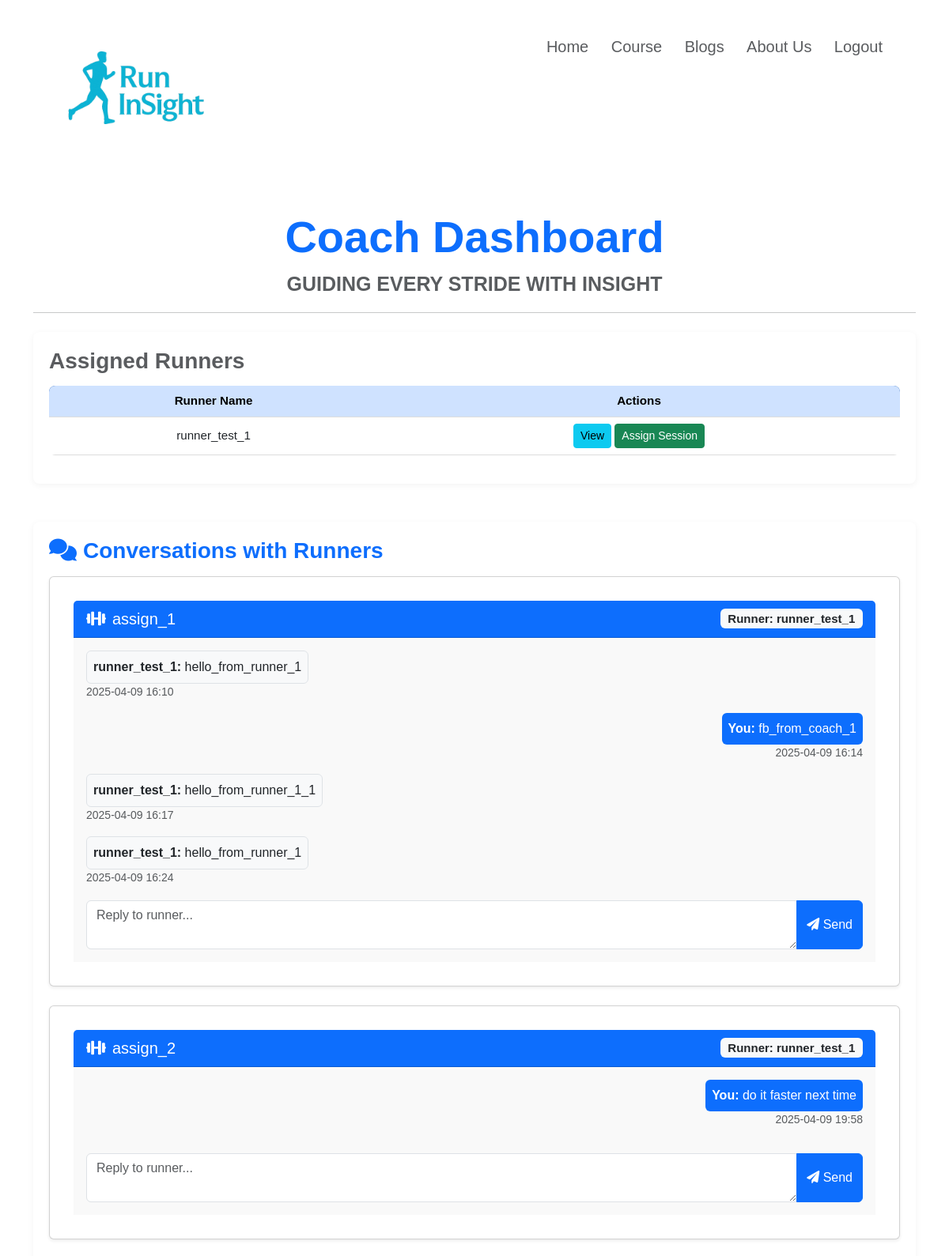
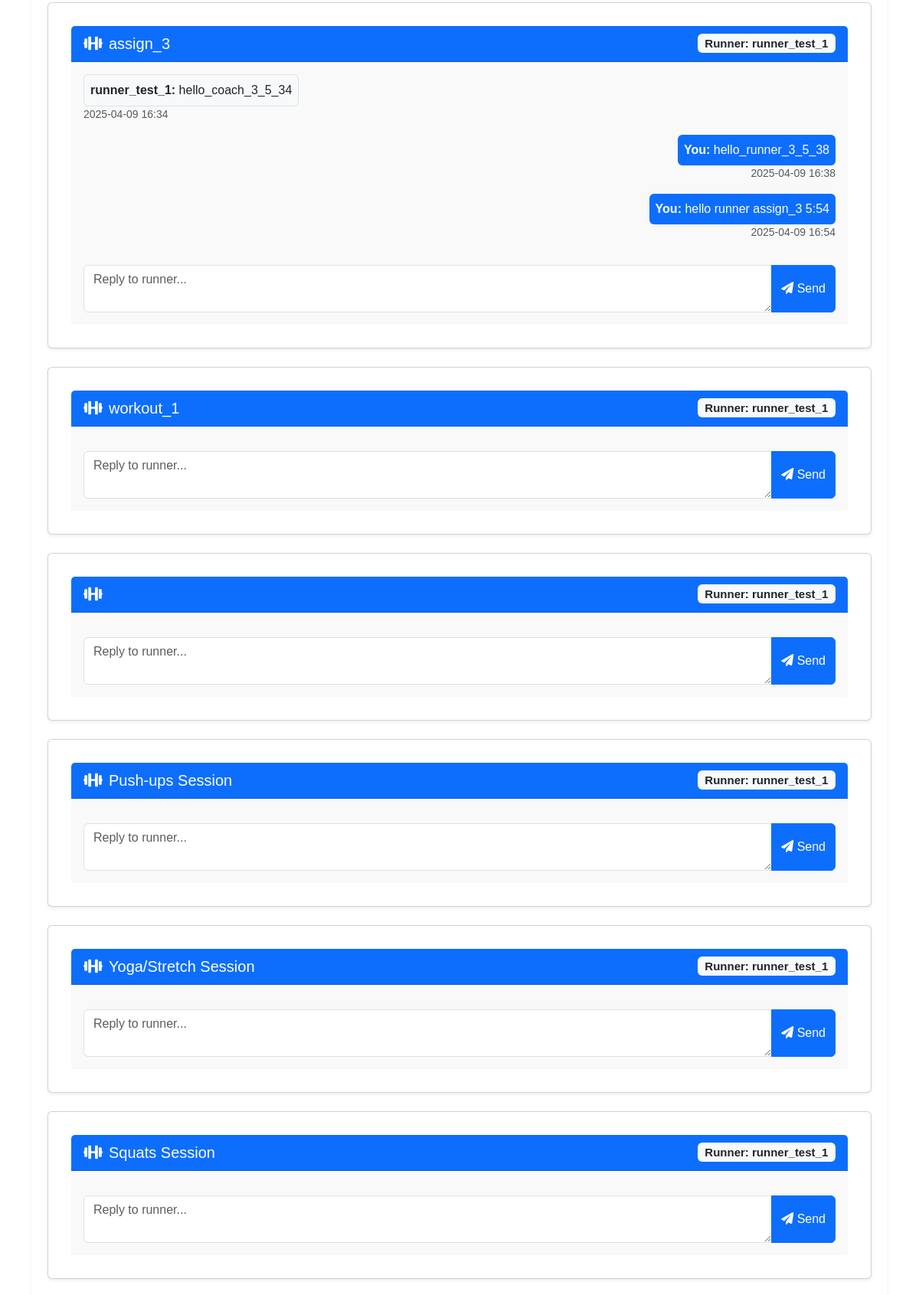
Page /coach (signed in, upper part) on the committed database (2 pictures, top to bottom).
### models.py (models this page shows)
class User(db.Model, UserMixin):
    id = db.Column(db.Integer, primary_key=True)
    username = db.Column(db.String(50), unique=True, nullable=False)
    email = db.Column(db.String(100), unique=True, nullable=False)
    password = db.Column(db.String(200), nullable=False)
    role = db.Column(db.String(10), nullable=False)  # 'runner' or 'coach'
    workouts = db.relationship('Workout', backref='runner', lazy=True, foreign_keys='Workout.user_id')
    assigned_workouts = db.relationship('Workout', backref='assigned_by', lazy=True, foreign_keys='Workout.coach_id')
    feedback_received = db.relationship('Feedback', foreign_keys='Feedback.runner_id', back_populates='runner')
    feedback_given = db.relationship('Feedback', foreign_keys='Feedback.coach_id', back_populates='coach')

class Workout(db.Model):
    id = db.Column(db.Integer, primary_key=True)
    date = db.Column(db.DateTime, nullable=False, default=datetime.utcnow)
    user_id = db.Column(db.Integer, db.ForeignKey('user.id'), nullable=False)  # Runner
    coach_id = db.Column(db.Integer, db.ForeignKey('user.id'), nullable=True)  # Coach who assigned the workout
    name = db.Column(db.String(100), nullable=True)  # Name of workout
    type = db.Column(db.String(50), nullable=True)  # Type of workout: "Workout" or "Strength"
    difficulty = db.Column(db.String(50), nullable=True)  # Difficulty level
    steps = db.Column(db.Text, nullable=True)  # Workout instructions (for running)
    completed = db.Column(db.Boolean, nullable=False, default=False)  # If completed
    perceived_effort = db.Column(db.String(50), nullable=True)
    mood = db.Column(db.String(100), nullable=True)
    fatigue_level = db.Column(db.String(50), nullable=True)
    breathing = db.Column(db.String(50), nullable=True)
    pain_injury = db.Column(db.String(50), nullable=True)
    enjoyment_motivation = db.Column(db.String(100), nullable=True)
    pre_run_fuel = db.Column(db.Float, nullable=False, default=5.0)
    pace = db.Column(db.Float, nullable=True)  # Pace in km/h
    distance = db.Column(db.Float, nullable=True)  # Distance in km
    heart_rate = db.Column(db.Integer, nullable=True)  # Avg heart rate
    time_taken = db.Column(db.Integer, nullable=True)  # Time in minutes
    elevation_gain = db.Column(db.Float, nullable=True)  # Elevation in meters
    temperature = db.Column(db.Float, nullable=True)  # Temp in degrees
    humidity = db.Column(db.Float, nullable=True)  # Humidity in %
    exercise_type = db.Column(db.String(100), nullable=True)
    sets = db.Column(db.Integer, nullable=True)
    reps = db.Column(db.Integer, nullable=True)
    weight = db.Column(db.Float, nullable=True)
    feedbacks = db.relationship('Feedback', back_populates='workout', cascade="all, delete-orphan")

class Feedback(db.Model):
    id = db.Column(db.Integer, primary_key=True)
    runner_id = db.Column(db.Integer, db.ForeignKey('user.id'), nullable=False)
    coach_id = db.Column(db.Integer, db.ForeignKey('user.id'), nullable=False)
    workout_id = db.Column(db.Integer, db.ForeignKey('workout.id'), nullable=False)
    feedback = db.Column(db.Text, nullable=False)
    created_at = db.Column(db.DateTime, default=datetime.utcnow)
    from_runner = db.Column(db.Boolean, nullable=False, default=False)
    runner = db.relationship('User', foreign_keys=[runner_id], back_populates='feedback_received')
    coach = db.relationship('User', foreign_keys=[coach_id], back_populates='feedback_given')
    workout = db.relationship('Workout', foreign_keys=[workout_id], back_populates='feedbacks')

### app.py (the view)
@app.route('/coach', methods=['GET'])
@login_required
def coach_dashboard():
    if session.get('role') != 'coach':
        return redirect(url_for('login'))
    runners = User.query.filter_by(role='runner').all()
    completed_workouts = Workout.query.filter_by(completed=True).all()
    feedbacks = Feedback.query.all()
    return render_template(
        'coach_dashboard.html',
        runners=runners,
        completed_workouts=completed_workouts,
        feedbacks=feedbacks
    )

### app.py (called while the page is built)
@login_manager.user_loader
def load_user(user_id):
    return User.query.get(int(user_id))

### templates/coach_dashboard.html (shortened to what this page needs)
<!DOCTYPE html>
<html lang="en">
<head>
  <link rel="stylesheet" href="{{ url_for('static', filename='css/runner-style.css') }}">
  <link rel="stylesheet" href="https://cdn.jsdelivr.net/npm/bootstrap@5.3.0-alpha3/dist/css/bootstrap.min.css">
    <link rel="stylesheet" href="https://cdnjs.cloudflare.com/ajax/libs/font-awesome/6.0.0-beta3/css/all.min.css">
</head>
<body>
    <section class="header">
    <nav>
        <a href="/home"><img src="../static/img/logo.png" alt=""></a>
        <div class="nav-links" id="navLinks">
        <ul>
            <li><a href="/">Home</a></li>
            <li><a href="/course">Course</a></li>
            <li><a href="/blogs">Blogs</a></li>
            <li><a href="/about">About Us</a></li>
            <li><a href="{{ url_for('logout') }}">Logout</a></li>
        </ul>
        </div>
    </nav>
    </section>
    <div class="container mt-5">
    <div class="text-center mb-4">
        <h1 class="display-4 text-primary">Coach Dashboard</h1>
        <p class="lead text-muted headline" style="font-size: 25px;">GUIDING EVERY STRIDE WITH INSIGHT</p>
        <hr>
    </div>
<div class="section-wrapper">
    <h4 class="section-title">Assigned Runners</h4>
    <table class="table table-hover">
        <thead class="table-primary">
            <tr>
                <th>Runner Name</th>
                <th>Actions</th>
            </tr>
        </thead>
        <tbody>
            {% for runner in runners %}
            <tr>
                <td>{{ runner.username }}</td>
                <td>
                    <a href="{{ url_for('view_runner', runner_id=runner.id) }}" class="btn btn-info btn-sm">View</a>
                    <button class="btn btn-success btn-sm"
                            data-bs-toggle="modal"
                            data-bs-target="#assignWorkoutModal"
                            data-runner-id="{{ runner.id }}">
                        Assign Session
                    </button>
                </td>
            </tr>
            {% endfor %}
        </tbody>
    </table>
</div>
    <div class="section-wrapper mt-5">
        <h4 class="section-title text-primary"><i class="fas fa-comments me-2"></i>Conversations with Runners</h4>
        {% for workout in completed_workouts %}
        <div class="card mb-4 shadow-sm">
            <div class="card-header bg-primary text-white d-flex justify-content-between align-items-center">
            <span><i class="fas fa-dumbbell me-2"></i>{{ workout.name }}</span>
            <span class="badge bg-light text-dark">Runner: {{ workout.runner.username }}</span>
            </div>
            <div class="card-body" style="background-color: #f9f9f9;">
            <div class="chat-box" style="max-height: 300px; overflow-y: auto;">
                {% for fb in feedbacks if fb.workout_id == workout.id %}
                {% if fb.from_runner %}
                    <div class="text-start mb-3">
                    <div class="d-inline-block p-2 bg-light border rounded">
                        <strong>{{ fb.runner.username }}:</strong> {{ fb.feedback }}
                    </div>
                    <div class="text-muted small">{{ fb.created_at.strftime('%Y-%m-%d %H:%M') }}</div>
                    </div>
                {% else %}
                    <div class="text-end mb-3">
                    <div class="d-inline-block text-start p-2 bg-primary text-white rounded">
                        <strong>You:</strong> {{ fb.feedback }}
                    </div>
                    <div class="text-muted small">{{ fb.created_at.strftime('%Y-%m-%d %H:%M') }}</div>
                    </div>
                {% endif %}
                {% endfor %}
            </div>
            <form action="{{ url_for('give_feedback', workout_id=workout.id) }}" method="POST" class="mt-3">
                <div class="input-group">
                <textarea name="feedback" class="form-control" placeholder="Reply to runner..." required></textarea>
                <button type="submit" class="btn btn-primary"><i class="fas fa-paper-plane"></i> Send</button>
                </div>
            </form>
            </div>
        </div>
        {% endfor %}
    </div>
</body>
</html>

### static/css/runner-style.css (style rules this page uses)
* { margin: 0; padding: 0; font-family: 'Poppins', sans-serif; }
p { font-family: 'Poppins', sans-serif; }
.header { width: 100%; background-position: center; background-size: cover; position: relative; }
nav { display: flex; padding: 1.5% 6% 0% 6%; justify-content: space-between; align-items: center; }
nav img { height: 200px; }
.nav-links { flex: 1; text-align: right; }
.nav-links ul li { list-style: none; display: inline-block; padding: 8px 12px; position: relative; bottom: 50px; }
.nav-links ul li ::after { content: ''; width: 0%; height: 2px; background: rgb(10,177,211); display: block; margin: auto; transition: 0.5s; }
.nav-links ul li a { color: rgb(90,92,95); text-decoration: none; font-size: 20px; }
body { background-color: #f5f7fa; font-family: 'Arial', sans-serif; margin: 0; padding: 0; overflow-y: auto; }
.container { min-height: 100vh; padding-bottom: 50px; }
.text-primary { color: #1e294a; font-weight: bold; }
.card { background-color: #ffffff; box-shadow: 0 4px 8px rgba(0, 0, 0, 0.1); border-radius: 8px; padding: 20px; }
.card-header { background-color: #1e294a; color: #ffffff; padding: 15px; border-radius: 8px 8px 0 0; font-size: 1.25rem; }
table th { background-color: #e3f2fd; font-weight: bold; text-align: center; }
table td { text-align: center; vertical-align: middle; }
.btn { padding: 10px 20px; border-radius: 5px; font-weight: bold; transition: all 0.3s ease; }
.btn-success { background-color: #28a745; color: white; font-size: 0.9rem; padding: 8px 14px; border-radius: 5px; }
table { width: 100%; border-collapse: collapse; margin-top: 15px; font-size: 0.95rem; border-radius: 8px; overflow: hidden; }
thead { background-color: #004aad; color: white; text-align: left; }
table th, table td { padding: 12px 16px; border-bottom: 1px solid #ddd; color: black; }
.btn-success { background-color: #28a745; color: white; padding: 8px 12px; border-radius: 5px; text-decoration: none; }
h1, h2, h3, h5, label { font-weight: bold !important; color: #004aad !important; }
h1 { font-size: 3rem; }
.headline { font-weight: bold !important; color: #004aad !important; }
.card { background: #fdfdfd; border-radius: 10px; padding: 30px; box-shadow: 0 4px 10px rgba(0,0,0,0.05); }
.section-wrapper { background-color: #ffffff; border-radius: 8px; padding: 20px; margin-bottom: 30px; box-shadow: 0 2px 8px rgba(0, 0, 0, 0.05); }
.section-title { font-size: 1.75rem; font-weight: 700; color: #5a5c5f; margin-bottom: 15px; font-family: 'Poppins', sans-serif; }

### rows in the picture
User: username "runner_test_1"
Workout: name "assign_1", runner.username "runner_test_1"
Feedback: runner.username "runner_test_1", feedback "hello_from_runner_1", created_at "2025-04-09 16:10"
Feedback: feedback "fb_from_coach_1", created_at "2025-04-09 16:14"
Feedback: runner.username "runner_test_1", feedback "hello_from_runner_1_1", created_at "2025-04-09 16:17"
Feedback: runner.username "runner_test_1", feedback "hello_from_runner_1", created_at "2025-04-09 16:24"
Workout: name "assign_2", runner.username "runner_test_1"
Feedback: feedback "do it faster next time", created_at "2025-04-09 19:58"
Workout: name "assign_3", runner.username "runner_test_1"
Feedback: runner.username "runner_test_1", feedback "hello_coach_3_5_34", created_at "2025-04-09 16:34"
Feedback: feedback "hello_runner_3_5_38", created_at "2025-04-09 16:38"
Feedback: feedback "hello runner assign_3 5:54", created_at "2025-04-09 16:54"
Workout: name "workout_1", runner.username "runner_test_1"
Workout: runner.username "runner_test_1"
Workout: name "Push-ups Session", runner.username "runner_test_1"
Workout: name "Yoga/Stretch Session", runner.username "runner_test_1"
Workout: name "Squats Session", runner.username "runner_test_1"
